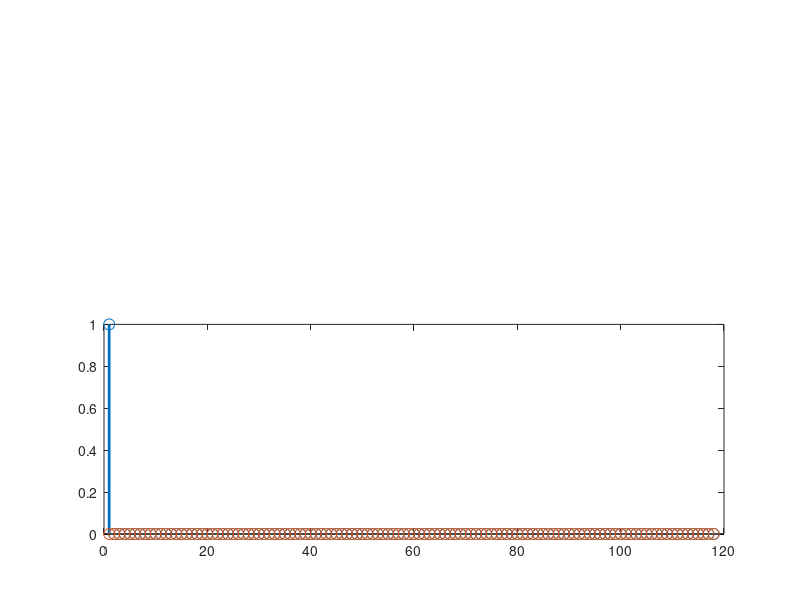

MATLAB code for this plot: (Note: this script raises an error after producing the figure.)
function filterMovie(band)
    %filterMovie Movie of moving-average filter
    %   filterMovie - Movie of filter operating on an impulse.
    %
    %   filterMovie low - Movie of a low-pass filter operating on a chirp
    %   signal.
    %
    %   filterMovie high - Movie of a high-pass filter operating on a chirp
    %   signal.
    %
    %   filterMovie band - Movie of a band-pass filter operating on a chirp
    %   signal.

    %   Thomas A. Bryan, 14 February 2019
    %   Copyright 2019 The MathWorks, Inc.
    if nargin<1
        band = 'impulse';
    end
    warning('off','MATLAB:Figure:SetPosition');
    % Linear chirp input input
    fs = 75;
    t = (0:floor(pi*fs))/fs;
    f1 = fs/10; % Final frequency
    x = sin(pi*f1*t.^2);  % Chirp
    if isnumeric(band)
        b = band;
        title_string = "Moving Average";
    else
        % Filter design
        filter_order = 46;
        switch band
            case {'low','high'}
                b = fir1(filter_order,0.3,band);
                title_string = [upper(band(1)),lower(band(2:end)), '-Pass Moving Average' ];
            case 'band'
                low = 0.2;
                bnd = [0.3 0.9];
                b = fir1(filter_order,[low bnd]);
                title_string = 'Band-Pass Moving Average';
            otherwise
                band = 'impulse';
                % Impulse response
                b = fir1(filter_order,0.3);
                %b = b/max(abs(b));
                title_string = 'Response to Impulse is Finite';
                x = zeros(round(length(x)/2),1);
                x(1) = 1;
        end
    end
    t = (1:length(x));  % Resize to fit new x
    yLim = [-1 1];
    [~,z] = filter(b,1,x);
    y = zeros(size(x));
    z(:) = 0;
    fig = figure(1);
    set(fig,'color','w',...
        'Units','normalized',...
        'Position',[0 0 1 1]);
    clf
    k = 1;
    h2 = subplot(2,1,2);
    switch band
        case 'impulse'
            p2 = stem(t,[x,y]);
            set(p2,'LineWidth',2,'MarkerSize',8);
        otherwise
            p2 = plot(t,x,t,y);
            p2(1).LineWidth = 1;
    end
    p2(2).Color = [0.8500 0.3250 0.0980];
    p2(2).LineWidth = 4;
    xLim = h2.XLim;
    xLim(1) = xLim(1) - length(b);
    h2.XLim = xLim;
    h2.YLim = yLim;
    h2.YLimMode = "manual";
    axis off
    h1 = subplot(2,1,1);
    switch band
        case 'impulse'
            p1 = stem(k-length(b)+1:k,b);
            p1.LineWidth = p2(1).LineWidth;
            p1.MarkerSize = p2(1).MarkerSize;
        otherwise
            p1 = plot(k-length(b)+1:k,b);
            p1.Color = [0 0.4470 0.7410];
            p1.LineWidth = p2(2).LineWidth;
    end
    textYPosition = min(b)-0.5;
    %text1 = text(k-length(b)/2, textYPosition, "sum(b .* x(n:-1:n-n_b+1))");
    text1 = text(k-length(b)/2, textYPosition, "sum(b .* x(n:-1:n-length(b)+1))");
    text1.FontName = "Courier";
    text1.HorizontalAlignment = "center";
    text1.FontSize = 24;
    text1.FontWeight = "bold";
    xline1 = xline(h2,k-length(b)+1);
    xline2 = xline(h2,k);
    axis off
    h1.XLim = h2.XLim;
    h1.YLim = yLim;
    h1.YLimMode = "manual";
    h1.Title.String = [title_string,' (Press RETURN to Start)'];
    h1.Title.FontSize = 24;
    h1.Title.FontWeight = "bold";
    pause
    h1.Title.String = title_string;
    for k = 1:length(x)
        [y(k),z] = filter(b,1,x(k),z);
        p1.XData = k-length(b)+1:k;
        text1.Position = [k-length(b)/2, textYPosition];
        xline1.Value = k-length(b)+1;
        xline2.Value = k;
        p2(2).YData = y;
        drawnow
    end
    figure(fig)
end
